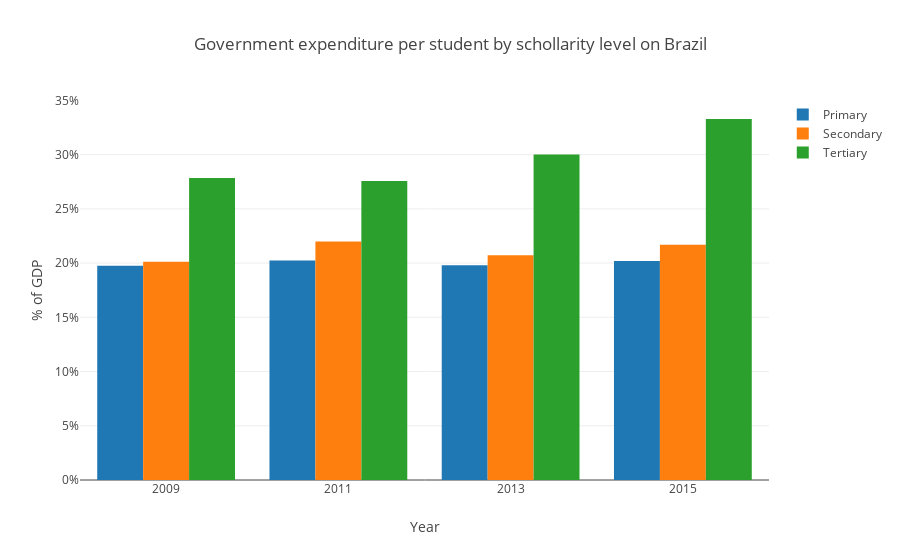

The notebook cell this image was saved under:
### Code cell
x_years = ['2009', '2011', '2013', '2015']

trace1 = go.Bar(
    x=x_years,
    y=resources_dist_brazil['Government expenditure per student, primary (% of GDP)'],
    name='Primary'
)
trace2 = go.Bar(
    x=x_years,
    y=resources_dist_brazil['Government expenditure per student, secondary (% of GDP)'],
    name='Secondary'
)

trace3 = go.Bar(
    x=x_years,
    y=resources_dist_brazil['Government expenditure per student, tertiary (% of GDP)'],
    name='Tertiary'
    
)

data = [trace1, trace2, trace3]
layout = go.Layout(
    title='Government expenditure per student by schollarity level on Brazil',
    barmode='group',
    yaxis = go.layout.YAxis(
        title='% of GDP',
        ticksuffix='%'
    ),
    xaxis = go.layout.XAxis(
        title='Year'
    ),
)

fig = go.Figure(data=data, layout=layout)
py(fig, filename='resources-dist-brazil-edu')

### Figure 1 — Plotly figure (JSON) as saved in the notebook; plotly's stock layout.template omitted (floating-point values rounded to 4 significant figures)
{"data": [{"name": "Primary", "type": "bar", "uid": "147d4b04-89b4-4ccf-b78c-6759544c3354", "x": ["2009", "2011", "2013", "2015"], "y": [19.76, 20.25, 19.8, 20.2]}, {"name": "Secondary", "type": "bar", "uid": "50064f23-769b-4055-b7b6-f7e8c19ea758", "x": ["2009", "2011", "2013", "2015"], "y": [20.11, 21.98, 20.71, 21.68]}, {"name": "Tertiary", "type": "bar", "uid": "b747fea9-668e-407c-9eb3-b10fde4bd6db", "x": ["2009", "2011", "2013", "2015"], "y": [27.84, 27.58, 30.02, 33.28]}], "layout": {"barmode": "group", "title": {"text": "Government expenditure per student by schollarity level on Brazil"}, "xaxis": {"title": {"text": "Year"}}, "yaxis": {"ticksuffix": "%", "title": {"text": "% of GDP"}}}}
